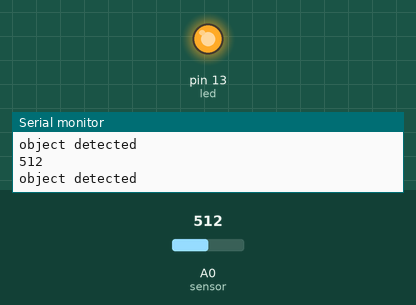
This sketch was run on a simulated Arduino Uno, built with avr-gcc and run on an emulated ATmega328P. On the bench: output pins drawn as LEDs (lit = HIGH), the last lines printed to the serial monitor. Inputs (shaded band) come from the test bench; at power-on: A0 (sensor) = 512.

Above: at 1.2 s.
1.3 s: A0 (sensor) set to 257
2.8 s: A0 (sensor) set to 231
At 3.7 s:
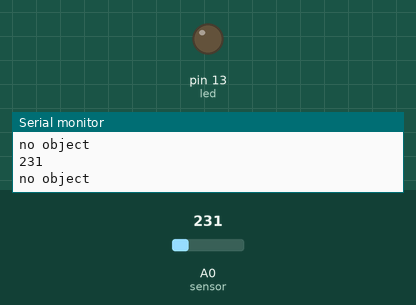
4.3 s: A0 (sensor) set to 250
At 5.0 s:
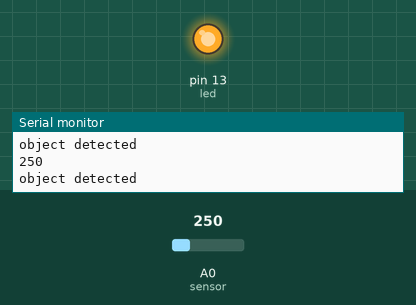
5.8 s: A0 (sensor) set to 230
At 6.4 s:
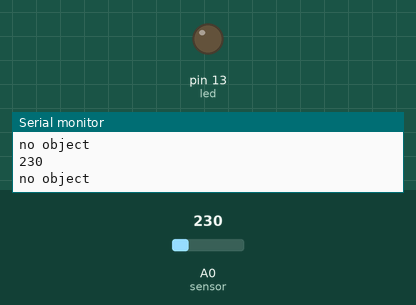
Timing chart, 0 to 8.3 s (numbered marks = the images above; inputs shaded):
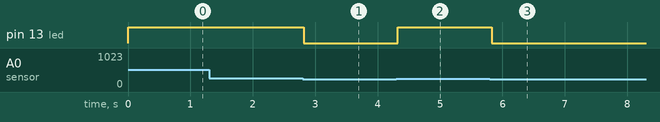

The sketch:

task_1_1_1.ino
```cpp
int sensor = A0;                          // sensor connected here
int led = LED_BUILTIN;                    // for feedback
int val;                                  // value to be read by the sensor pin
void setup() {
  // put your setup code here, to run once:
  pinMode(sensor, INPUT);
  pinMode(led,OUTPUT);
  Serial.begin(9600);
}

void loop() {
  // put your main code here, to run repeatedly:
  val = analogRead(sensor);
  Serial.println(val);
  if (val > 240)
  {
    Serial.println("object detected ");
    digitalWrite(led, HIGH);
  }
  else
  {
    digitalWrite(led,LOW);
    Serial.println("no object");
  }
  delay(100);
}
```

Measured:
- the behaviour switches between 241 and 240 on A0 (sensor) (found by bisection; images 0 and 1)
- after the input at 2.8 s, pin 13 (led): HIGH → LOW at once
- after the input at 4.3 s, pin 13 (led): LOW → HIGH at once
- after the input at 5.8 s, pin 13 (led): HIGH → LOW at once
